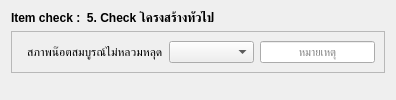
                                 <widget class="QWidget" name="tab_6">
                                  <attribute name="title">
                                   <string>5. Check โครงสร้างทั่วไป</string>
                                  </attribute>
                                  <layout class="QVBoxLayout" name="verticalLayout_19">
                                   <item alignment="Qt::AlignTop">
                                    <widget class="QWidget" name="widget_17" native="true">
                                     <layout class="QVBoxLayout" name="verticalLayout_18">
                                      <property name="leftMargin">
                                       <number>0</number>
                                      </property>
                                      <property name="topMargin">
                                       <number>0</number>
                                      </property>
                                      <property name="rightMargin">
                                       <number>0</number>
                                      </property>
                                      <property name="bottomMargin">
                                       <number>0</number>
                                      </property>
                                      <item alignment="Qt::AlignTop">
                                       <widget class="QLabel" name="label_27">
                                        <property name="font">
                                         <font>
                                          <family>Tahoma</family>
                                          <pointsize>9</pointsize>
                                          <bold>true</bold>
                                         </font>
                                        </property>
                                        <property name="text">
                                         <string>Item check :  5. Check โครงสร้างทั่วไป</string>
                                        </property>
                                       </widget>
                                      </item>
                                      <item>
                                       <widget class="QFrame" name="frame_12">
                                        <property name="frameShape">
                                         <enum>QFrame::StyledPanel</enum>
                                        </property>
                                        <property name="frameShadow">
                                         <enum>QFrame::Raised</enum>
                                        </property>
                                        <layout class="QHBoxLayout" name="horizontalLayout_21">
                                         <property name="leftMargin">
                                          <number>15</number>
                                         </property>
                                         <item alignment="Qt::AlignLeft">
                                          <widget class="QLabel" name="label_28">
                                           <property name="font">
                                            <font>
                                             <family>Tahoma</family>
                                             <pointsize>9</pointsize>
                                             <bold>false</bold>
                                            </font>
                                           </property>
                                           <property name="text">
                                            <string>สภาพน๊อตสมบูรณ์ไม่หลวมหลุด</string>
                                           </property>
                                          </widget>
                                         </item>
                                         <item>
                                          <widget class="QComboBox" name="comboBox_8">
                                           <property name="sizePolicy">
                                            <sizepolicy hsizetype="Preferred" vsizetype="Preferred">
                                             <horstretch>0</horstretch>
                                             <verstretch>0</verstretch>
                                            </sizepolicy>
                                           </property>
                                           <property name="minimumSize">
                                            <size>
                                             <width>84</width>
                                             <height>20</height>
                                            </size>
                                           </property>
                                           <item>
                                            <property name="text">
                                             <string/>
                                            </property>
                                           </item>
                                           <item>
                                            <property name="text">
                                             <string>Pass</string>
                                            </property>
                                           </item>
                                           <item>
                                            <property name="text">
                                             <string>Not pass</string>
                                            </property>
                                           </item>
                                           <item>
                                            <property name="text">
                                             <string>Not check</string>
                                            </property>
                                           </item>
                                          </widget>
                                         </item>
                                         <item>
                                          <widget class="QLineEdit" name="lineEdit_11">
                                           <property name="sizePolicy">
                                            <sizepolicy hsizetype="Preferred" vsizetype="Preferred">
                                             <horstretch>0</horstretch>
                                             <verstretch>0</verstretch>
                                            </sizepolicy>
                                           </property>
                                           <property name="minimumSize">
                                            <size>
                                             <width>115</width>
                                             <height>19</height>
                                            </size>
                                           </property>
                                           <property name="font">
                                            <font>
                                             <family>Tahoma</family>
                                             <pointsize>8</pointsize>
                                             <bold>false</bold>
                                            </font>
                                           </property>
                                           <property name="alignment">
                                            <set>Qt::AlignCenter</set>
                                           </property>
                                           <property name="placeholderText">
                                            <string>หมายเหตุ</string>
                                           </property>
                                          </widget>
                                         </item>
                                        </layout>
                                       </widget>
                                      </item>
                                     </layout>
                                    </widget>
                                   </item>
                                  </layout>
                                 </widget>
